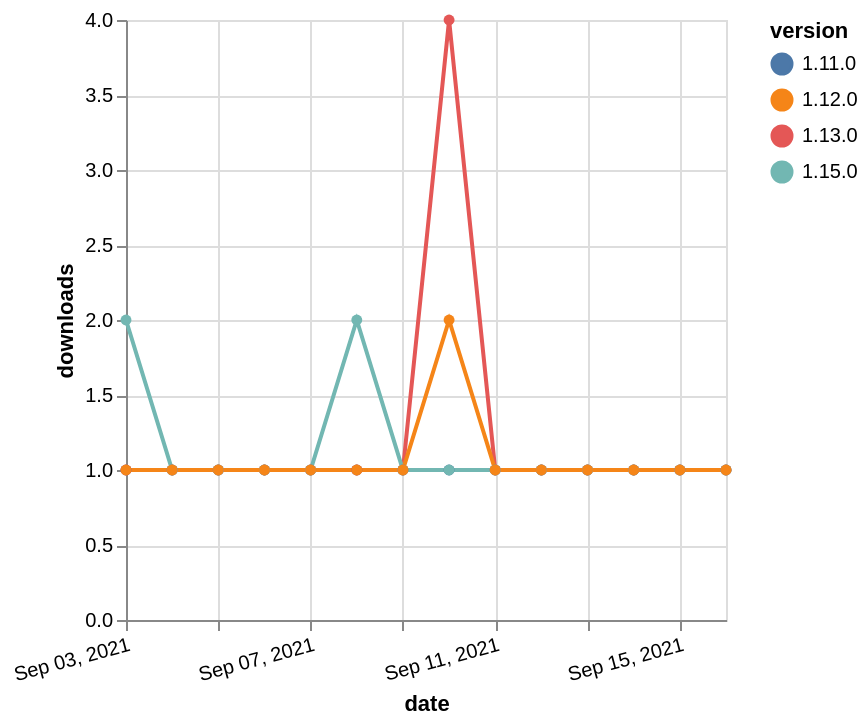

Write a Vega-Lite specification for this figure.
### Vega-Lite specification from a JSON file in a GitHub repository (floating-point values rounded to 4 significant figures)
{"$schema": "https://vega.github.io/schema/vega-lite/v5.json", "description": "A simple bar chart with embedded data.", "data": {"values": [{"date": "2021-09-03", "total": 213, "delta": 1, "version": "1.11.0"}, {"date": "2021-09-04", "total": 214, "delta": 1, "version": "1.11.0"}, {"date": "2021-09-05", "total": 215, "delta": 1, "version": "1.11.0"}, {"date": "2021-09-06", "total": 216, "delta": 1, "version": "1.11.0"}, {"date": "2021-09-07", "total": 217, "delta": 1, "version": "1.11.0"}, {"date": "2021-09-08", "total": 218, "delta": 1, "version": "1.11.0"}, {"date": "2021-09-09", "total": 219, "delta": 1, "version": "1.11.0"}, {"date": "2021-09-10", "total": 220, "delta": 1, "version": "1.11.0"}, {"date": "2021-09-11", "total": 221, "delta": 1, "version": "1.11.0"}, {"date": "2021-09-12", "total": 222, "delta": 1, "version": "1.11.0"}, {"date": "2021-09-13", "total": 223, "delta": 1, "version": "1.11.0"}, {"date": "2021-09-14", "total": 224, "delta": 1, "version": "1.11.0"}, {"date": "2021-09-15", "total": 225, "delta": 1, "version": "1.11.0"}, {"date": "2021-09-16", "total": 226, "delta": 1, "version": "1.11.0"}, {"date": "2021-09-03", "total": 290, "delta": 1, "version": "1.13.0"}, {"date": "2021-09-04", "total": 291, "delta": 1, "version": "1.13.0"}, {"date": "2021-09-05", "total": 292, "delta": 1, "version": "1.13.0"}, {"date": "2021-09-06", "total": 293, "delta": 1, "version": "1.13.0"}, {"date": "2021-09-07", "total": 294, "delta": 1, "version": "1.13.0"}, {"date": "2021-09-08", "total": 295, "delta": 1, "version": "1.13.0"}, {"date": "2021-09-09", "total": 296, "delta": 1, "version": "1.13.0"}, {"date": "2021-09-10", "total": 300, "delta": 4, "version": "1.13.0"}, {"date": "2021-09-11", "total": 301, "delta": 1, "version": "1.13.0"}, {"date": "2021-09-12", "total": 302, "delta": 1, "version": "1.13.0"}, {"date": "2021-09-13", "total": 303, "delta": 1, "version": "1.13.0"}, {"date": "2021-09-14", "total": 304, "delta": 1, "version": "1.13.0"}, {"date": "2021-09-15", "total": 305, "delta": 1, "version": "1.13.0"}, {"date": "2021-09-16", "total": 306, "delta": 1, "version": "1.13.0"}, {"date": "2021-09-03", "total": 114, "delta": 2, "version": "1.15.0"}, {"date": "2021-09-04", "total": 115, "delta": 1, "version": "1.15.0"}, {"date": "2021-09-05", "total": 116, "delta": 1, "version": "1.15.0"}, {"date": "2021-09-06", "total": 117, "delta": 1, "version": "1.15.0"}, {"date": "2021-09-07", "total": 118, "delta": 1, "version": "1.15.0"}, {"date": "2021-09-08", "total": 120, "delta": 2, "version": "1.15.0"}, {"date": "2021-09-09", "total": 121, "delta": 1, "version": "1.15.0"}, {"date": "2021-09-10", "total": 122, "delta": 1, "version": "1.15.0"}, {"date": "2021-09-11", "total": 123, "delta": 1, "version": "1.15.0"}, {"date": "2021-09-12", "total": 124, "delta": 1, "version": "1.15.0"}, {"date": "2021-09-13", "total": 125, "delta": 1, "version": "1.15.0"}, {"date": "2021-09-14", "total": 126, "delta": 1, "version": "1.15.0"}, {"date": "2021-09-15", "total": 127, "delta": 1, "version": "1.15.0"}, {"date": "2021-09-16", "total": 128, "delta": 1, "version": "1.15.0"}, {"date": "2021-09-03", "total": 180, "delta": 1, "version": "1.12.0"}, {"date": "2021-09-04", "total": 181, "delta": 1, "version": "1.12.0"}, {"date": "2021-09-05", "total": 182, "delta": 1, "version": "1.12.0"}, {"date": "2021-09-06", "total": 183, "delta": 1, "version": "1.12.0"}, {"date": "2021-09-07", "total": 184, "delta": 1, "version": "1.12.0"}, {"date": "2021-09-08", "total": 185, "delta": 1, "version": "1.12.0"}, {"date": "2021-09-09", "total": 186, "delta": 1, "version": "1.12.0"}, {"date": "2021-09-10", "total": 188, "delta": 2, "version": "1.12.0"}, {"date": "2021-09-11", "total": 189, "delta": 1, "version": "1.12.0"}, {"date": "2021-09-12", "total": 190, "delta": 1, "version": "1.12.0"}, {"date": "2021-09-13", "total": 191, "delta": 1, "version": "1.12.0"}, {"date": "2021-09-14", "total": 192, "delta": 1, "version": "1.12.0"}, {"date": "2021-09-15", "total": 193, "delta": 1, "version": "1.12.0"}, {"date": "2021-09-16", "total": 194, "delta": 1, "version": "1.12.0"}]}, "width": "container", "mark": {"type": "line", "point": {"filled": true}}, "encoding": {"x": {"field": "date", "type": "temporal", "timeUnit": "yearmonthdate", "title": "date", "axis": {"labelAngle": -15}}, "y": {"field": "delta", "type": "quantitative", "title": "downloads"}, "color": {"field": "version", "type": "nominal"}, "tooltip": {"field": "delta"}}}
